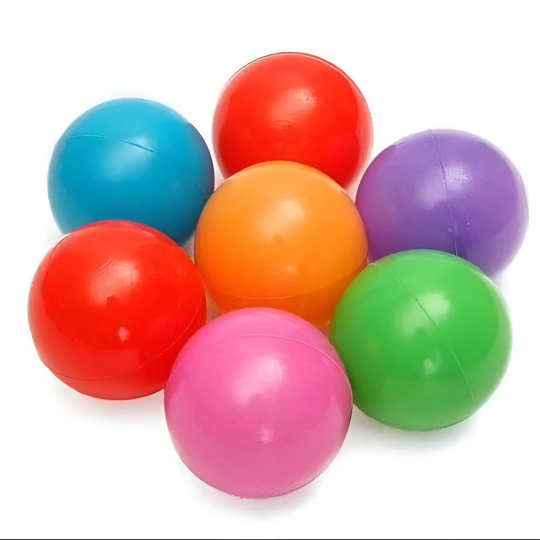
#> input picture bola.jpg, 1080 x 1080 px (shown at 1/2 size)
$ jupyter execute edge_detection.ipynb   (older library calls are emulated)
#> lines starting #> are read from the running program, lines starting #| are printed output that depends on the picture
<a href="https://colab.research.google.com/github/Cumikkk/edge-detection/blob/main/edge_detection.ipynb" target="_parent"></a>

[cell 1]
import cv2

# Membaca gambar
image = cv2.imread('bola.jpg')
#> image is the input picture: shape (1080, 1080, 3); mean B, G, R 171.9, 179.1, 214.2

[cell 2]
# Konversi ke grayscale
gray = cv2.cvtColor(image, cv2.COLOR_BGR2GRAY)
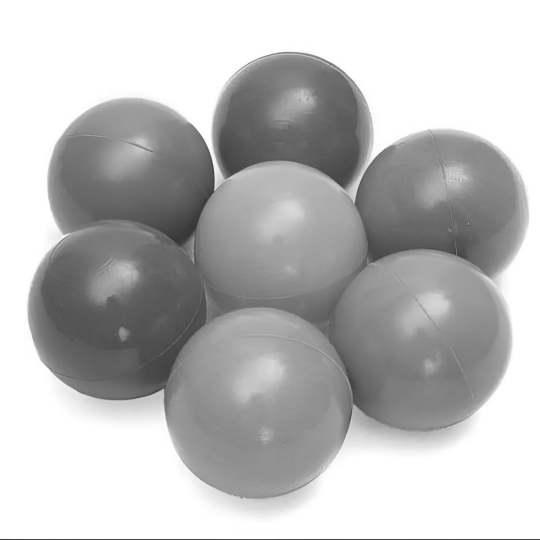
#> gray: shape (1080, 1080) (shown at 1/2 size); min 12, max 255, mean 188.8

[cell 3]
# Blur untuk mengurangi noise
blur = cv2.GaussianBlur(gray, (5, 5), 0)

[cell 4]
# Deteksi tepi dengan Canny
edges = cv2.Canny(blur, 100, 200)
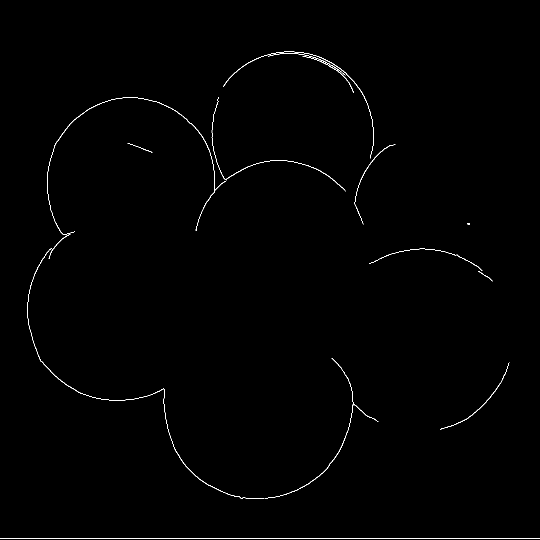
#> edges: shape (1080, 1080) (shown at 1/2 size); 0.5% white in thin lines or dots

[cell 5]
from google.colab.patches import cv2_imshow

# Menampilkan hasil
cv2_imshow(image)
cv2_imshow(edges)

cv2.waitKey(0)
cv2.destroyAllWindows()

[cell 6]
import cv2
import numpy as np

# Membaca gambar
image = cv2.imread('bola.jpg')

# Resize opsional
image = cv2.resize(image, (600, 400))
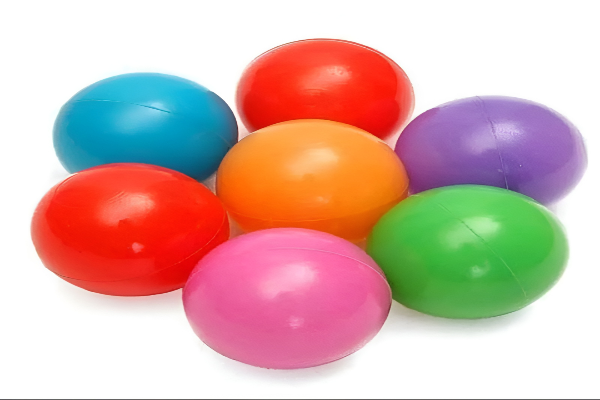
#> image: shape (400, 600, 3); mean B, G, R 171.8, 179, 214.1

# Grayscale
gray = cv2.cvtColor(image, cv2.COLOR_BGR2GRAY)
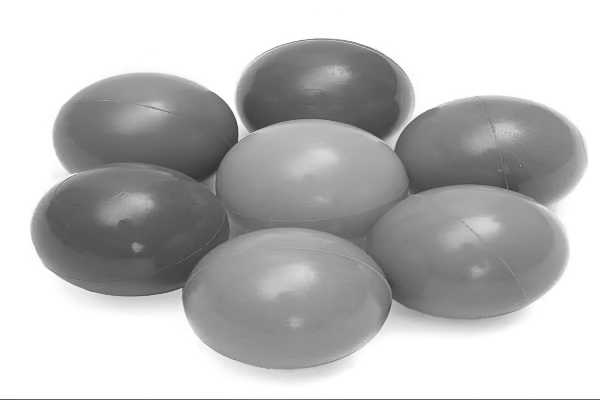
#> gray: shape (400, 600); min 50, max 255, mean 188.7

# Gaussian Blur
blur = cv2.GaussianBlur(gray, (5, 5), 0)
#> blur: shape (400, 600)

[cell 7]
# =========================
# 1. SOBEL
# =========================
sobel_x = cv2.Sobel(blur, cv2.CV_64F, 1, 0, ksize=3)
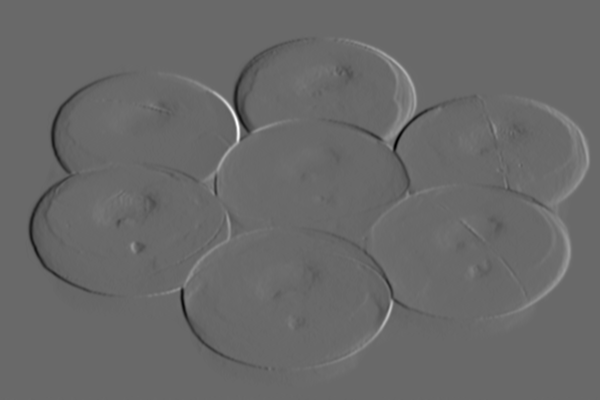
#> sobel_x: shape (400, 600) float64; min -286, max 406, mean 0; drawn with min black and max white
sobel_y = cv2.Sobel(blur, cv2.CV_64F, 0, 1, ksize=3)
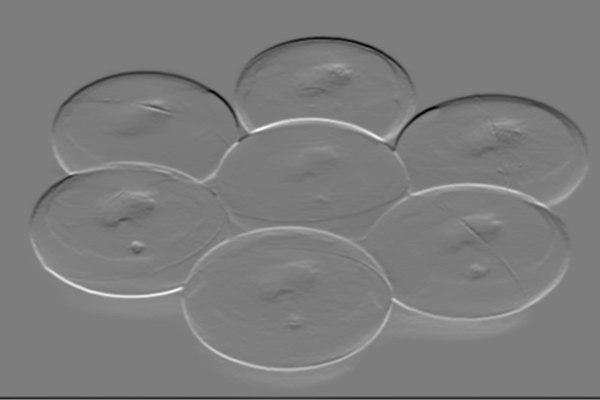
#> sobel_y: shape (400, 600) float64; min -300, max 309, mean -1; drawn with min black and max white

sobel = cv2.magnitude(sobel_x, sobel_y)
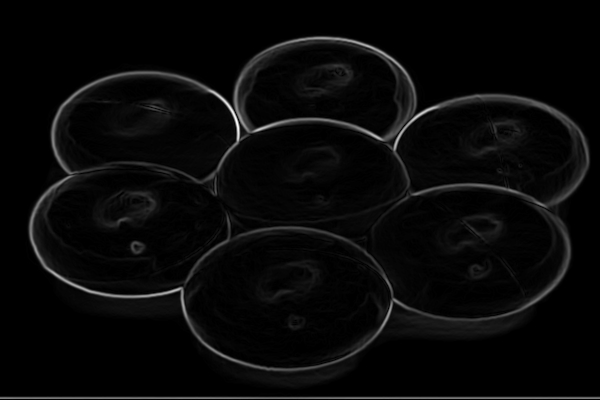
#> sobel: shape (400, 600) float64; min 0, max 419.1, mean 14.6; drawn with min black and max white
sobel = np.uint8(sobel)
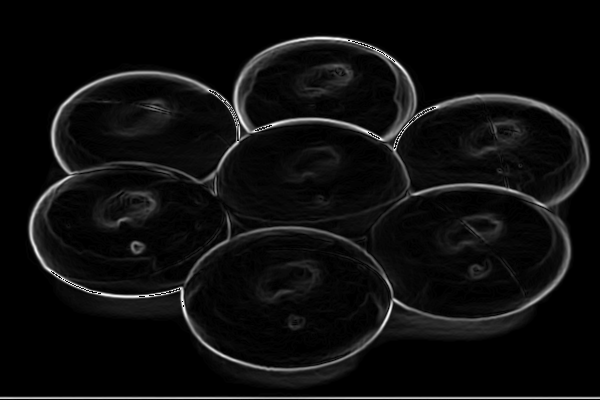
#> sobel: shape (400, 600); min 0, max 255, mean 13.9

[cell 8]
# =========================
# 2. LAPLACIAN
# =========================
laplacian = cv2.Laplacian(blur, cv2.CV_64F)
laplacian = np.uint8(np.absolute(laplacian))
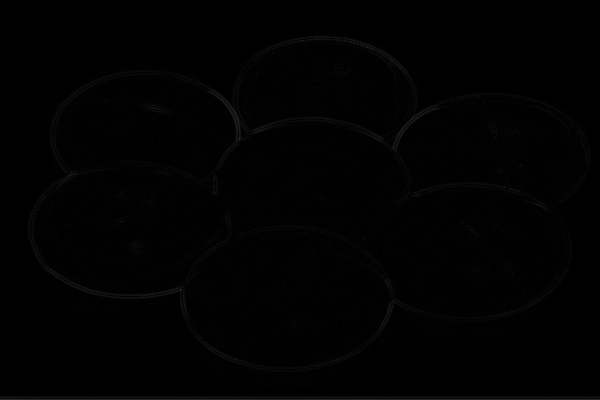
#> laplacian: shape (400, 600); min 0, max 44, mean 1.3

[cell 9]
# =========================
# 3. CANNY
# =========================
canny = cv2.Canny(blur, 100, 200)
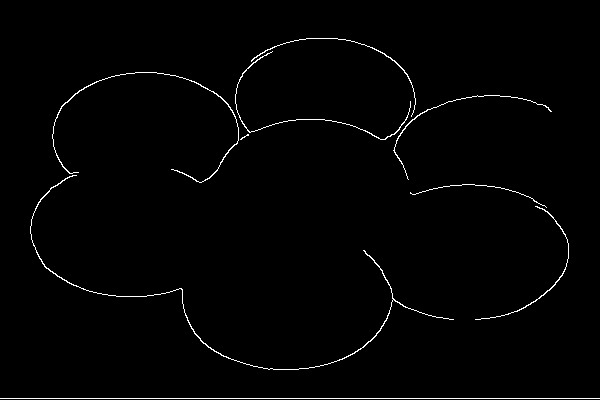
#> canny: shape (400, 600); 1.3% white in thin lines or dots
